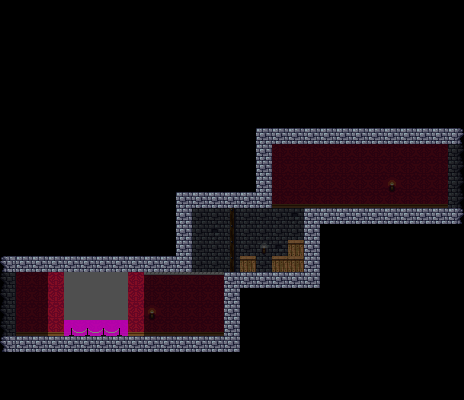

This is a level from a 2D game, rendered from its Tiled map with the project's own tilesets. A one-line summary and the map file follow, with tile-layer data summarised:
An orthogonal 29x25 tile map with 16x16 px tiles, 3 tile layers (back, center, front), 1 hidden layer not drawn, 2 tilesets and 10 objects (3x light, 2x leecher, 2x portal, painting, spawn, ...).

<map version="1.2" tiledversion="2018.11.29" orientation="orthogonal" renderorder="right-down" width="29" height="25" tilewidth="16" tileheight="16" infinite="0" nextlayerid="6" nextobjectid="21">
 <tileset firstgid="1" source="cshapes3.tsx" />
 <tileset firstgid="85" source="museum_tiles_16x16.tsx" />
 <layer id="1" name="back" width="29" height="25" opacity="0.31">
  <data>[725 cells, 404 non-empty, 12 distinct tile ids]</data>
 </layer>
 <objectgroup id="2" name="actors">
  <object id="11" name="painting" x="64" y="272" width="64" height="48">
   <properties>
    <property name="type" value="painting" />
   </properties>
  </object>
  <object id="12" name="spawn" x="144" y="304" width="16" height="24">
   <properties>
    <property name="type" value="spawn" />
   </properties>
  </object>
  <object id="13" name="statue" x="176" y="304" width="16" height="32">
   <properties>
    <property name="type" value="statue" />
   </properties>
  </object>
  <object id="14" name="leecher" x="432" y="144" width="32" height="64">
   <properties>
    <property name="type" value="leecher" />
   </properties>
  </object>
  <object id="15" name="leecher" x="0" y="272" width="32" height="64">
   <properties>
    <property name="type" value="leecher" />
   </properties>
  </object>
  <object id="16" name="portal" x="432" y="144" width="32" height="64">
   <properties>
    <property name="enter" value="left" />
    <property name="portal_id" value="right" />
    <property name="to_map" value="museum_12.tmx" />
    <property name="to_portal_id" value="top_left" />
    <property name="type" value="portal" />
   </properties>
  </object>
  <object id="17" name="portal" x="0" y="272" width="32" height="64">
   <properties>
    <property name="enter" value="right" />
    <property name="portal_id" value="left" />
    <property name="to_map" value="museum_05.tmx" />
    <property name="to_portal_id" value="right" />
    <property name="type" value="portal" />
   </properties>
  </object>
  <object id="18" name="light" x="384.333" y="176.333" width="16" height="16">
   <properties>
    <property name="b" type="float" value="1" />
    <property name="g" type="float" value="1" />
    <property name="mode" value="solid" />
    <property name="r" type="float" value="1" />
    <property name="radius" type="float" value="64" />
    <property name="type" value="light" />
   </properties>
  </object>
  <object id="19" name="light" x="256.333" y="240.333" width="16" height="16">
   <properties>
    <property name="b" type="float" value="1" />
    <property name="g" type="float" value="1" />
    <property name="mode" value="solid" />
    <property name="r" type="float" value="1" />
    <property name="radius" type="float" value="64" />
    <property name="type" value="light" />
   </properties>
  </object>
  <object id="20" name="light" x="144.333" y="304.333" width="16" height="16">
   <properties>
    <property name="b" type="float" value="1" />
    <property name="g" type="float" value="1" />
    <property name="mode" value="solid" />
    <property name="r" type="float" value="1" />
    <property name="radius" type="float" value="64" />
    <property name="type" value="light" />
   </properties>
  </object>
 </objectgroup>
 <layer id="3" name="center" width="29" height="25" opacity="0.64">
  <data>[725 cells, 609 non-empty, 11 distinct tile ids]</data>
 </layer>
 <layer id="4" name="front" width="29" height="25">
  <data>[725 cells, 593 non-empty, 5 distinct tile ids]</data>
 </layer>
 <layer id="5" name="meta" width="29" height="25" visible="0" opacity="0.5">
  <data>[725 cells, 84 non-empty, 1 distinct tile ids]</data>
 </layer>
</map>